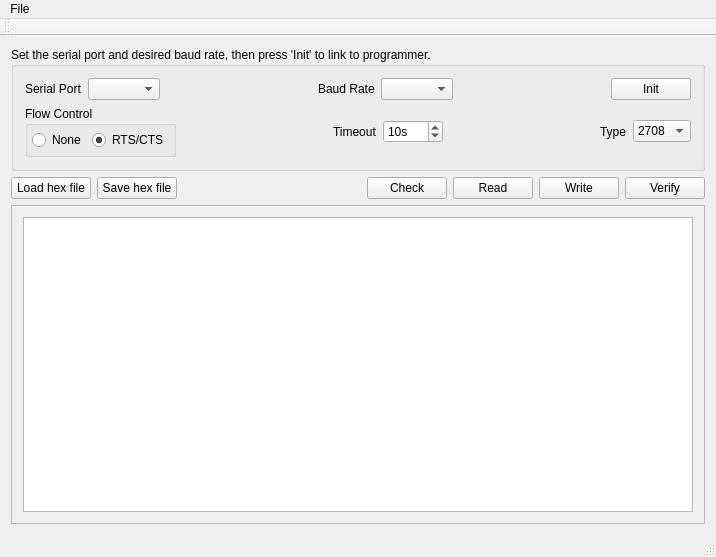
<?xml version="1.0" encoding="UTF-8"?>
<ui version="4.0">
 <class>guiMainWindowClass</class>
 <widget class="QMainWindow" name="guiMainWindowClass">
  <property name="geometry">
   <rect>
    <x>0</x>
    <y>0</y>
    <width>716</width>
    <height>557</height>
   </rect>
  </property>
  <property name="windowTitle">
   <string>8755 Programmer</string>
  </property>
  <widget class="QWidget" name="centralWidget">
   <layout class="QVBoxLayout" name="verticalLayout_3">
    <item>
     <layout class="QVBoxLayout" name="verticalLayout_2">
      <item>
       <widget class="QGroupBox" name="groupBox_2">
        <property name="title">
         <string>Set the serial port and desired baud rate, then press 'Init' to link to programmer.</string>
        </property>
        <layout class="QVBoxLayout" name="verticalLayout">
         <item>
          <layout class="QHBoxLayout" name="horizontalLayout">
           <item>
            <widget class="QLabel" name="label">
             <property name="text">
              <string>Serial Port</string>
             </property>
            </widget>
           </item>
           <item>
            <widget class="QComboBox" name="serialPort">
             <property name="toolTip">
              <string>The serial port to use.</string>
             </property>
            </widget>
           </item>
           <item>
            <spacer name="horizontalSpacer_2">
             <property name="orientation">
              <enum>Qt::Orientation::Horizontal</enum>
             </property>
             <property name="sizeHint" stdset="0">
              <size>
               <width>40</width>
               <height>20</height>
              </size>
             </property>
            </spacer>
           </item>
           <item>
            <widget class="QLabel" name="label_2">
             <property name="text">
              <string>Baud Rate</string>
             </property>
            </widget>
           </item>
           <item>
            <widget class="QComboBox" name="baudRate">
             <property name="toolTip">
              <string>The desired baud rate.</string>
             </property>
            </widget>
           </item>
           <item>
            <spacer name="horizontalSpacer">
             <property name="orientation">
              <enum>Qt::Orientation::Horizontal</enum>
             </property>
             <property name="sizeHint" stdset="0">
              <size>
               <width>40</width>
               <height>20</height>
              </size>
             </property>
            </spacer>
           </item>
           <item>
            <widget class="QPushButton" name="initButton">
             <property name="toolTip">
              <string>Initialise the serial link at the given baud rate.</string>
             </property>
             <property name="text">
              <string>Init</string>
             </property>
            </widget>
           </item>
          </layout>
         </item>
         <item>
          <layout class="QHBoxLayout" name="horizontalLayout_3">
           <item>
            <widget class="QGroupBox" name="groupBox">
             <property name="title">
              <string>Flow Control</string>
             </property>
             <layout class="QHBoxLayout" name="horizontalLayout_5">
              <property name="leftMargin">
               <number>4</number>
              </property>
              <property name="topMargin">
               <number>4</number>
              </property>
              <property name="rightMargin">
               <number>4</number>
              </property>
              <property name="bottomMargin">
               <number>4</number>
              </property>
              <item>
               <widget class="QRadioButton" name="flowNone">
                <property name="text">
                 <string>None</string>
                </property>
               </widget>
              </item>
              <item>
               <widget class="QRadioButton" name="flowRtsCts">
                <property name="text">
                 <string>RTS/CTS</string>
                </property>
                <property name="checked">
                 <bool>true</bool>
                </property>
               </widget>
              </item>
             </layout>
            </widget>
           </item>
           <item>
            <spacer name="horizontalSpacer_3">
             <property name="orientation">
              <enum>Qt::Orientation::Horizontal</enum>
             </property>
             <property name="sizeHint" stdset="0">
              <size>
               <width>40</width>
               <height>20</height>
              </size>
             </property>
            </spacer>
           </item>
           <item>
            <widget class="QLabel" name="label_3">
             <property name="text">
              <string>Timeout</string>
             </property>
            </widget>
           </item>
           <item>
            <widget class="QSpinBox" name="timeOut">
             <property name="suffix">
              <string>s</string>
             </property>
             <property name="minimum">
              <number>1</number>
             </property>
             <property name="maximum">
              <number>1000</number>
             </property>
             <property name="value">
              <number>10</number>
             </property>
            </widget>
           </item>
           <item>
            <spacer name="horizontalSpacer_5">
             <property name="orientation">
              <enum>Qt::Orientation::Horizontal</enum>
             </property>
             <property name="sizeHint" stdset="0">
              <size>
               <width>40</width>
               <height>20</height>
              </size>
             </property>
            </spacer>
           </item>
           <item>
            <widget class="QLabel" name="label_4">
             <property name="text">
              <string>Type</string>
             </property>
            </widget>
           </item>
           <item>
            <widget class="QComboBox" name="deviceType">
             <property name="toolTip">
              <string>Set the type of the EPROM</string>
             </property>
             <item>
              <property name="text">
               <string>2708</string>
              </property>
             </item>
             <item>
              <property name="text">
               <string>8755</string>
              </property>
             </item>
            </widget>
           </item>
          </layout>
         </item>
        </layout>
       </widget>
      </item>
      <item>
       <layout class="QHBoxLayout" name="horizontalLayout_4">
        <item>
         <widget class="QPushButton" name="loadHexFile">
          <property name="toolTip">
           <string>Load a hex file for write/verify.</string>
          </property>
          <property name="text">
           <string>Load hex file</string>
          </property>
         </widget>
        </item>
        <item>
         <widget class="QPushButton" name="saveHexFile">
          <property name="toolTip">
           <string>Save a hex file.</string>
          </property>
          <property name="text">
           <string>Save hex file</string>
          </property>
         </widget>
        </item>
        <item>
         <spacer name="horizontalSpacer_4">
          <property name="orientation">
           <enum>Qt::Orientation::Horizontal</enum>
          </property>
          <property name="sizeHint" stdset="0">
           <size>
            <width>40</width>
            <height>20</height>
           </size>
          </property>
         </spacer>
        </item>
        <item>
         <widget class="QPushButton" name="checkButton">
          <property name="toolTip">
           <string>Check if the DUT is erased.</string>
          </property>
          <property name="text">
           <string>Check</string>
          </property>
         </widget>
        </item>
        <item>
         <widget class="QPushButton" name="readButton">
          <property name="toolTip">
           <string>Read data from the DUT.</string>
          </property>
          <property name="text">
           <string>Read</string>
          </property>
         </widget>
        </item>
        <item>
         <widget class="QPushButton" name="writeButton">
          <property name="toolTip">
           <string>Write data to the DUT.</string>
          </property>
          <property name="text">
           <string>Write</string>
          </property>
         </widget>
        </item>
        <item>
         <widget class="QPushButton" name="verifyButton">
          <property name="toolTip">
           <string>Verify the DUT data against loaded hex file.</string>
          </property>
          <property name="text">
           <string>Verify</string>
          </property>
         </widget>
        </item>
       </layout>
      </item>
      <item>
       <widget class="QScrollArea" name="scrollArea">
        <property name="widgetResizable">
         <bool>true</bool>
        </property>
        <widget class="QWidget" name="scrollAreaWidgetContents">
         <property name="geometry">
          <rect>
           <x>0</x>
           <y>0</y>
           <width>688</width>
           <height>262</height>
          </rect>
         </property>
         <layout class="QVBoxLayout" name="verticalLayout_4">
          <item>
           <widget class="QTextEdit" name="textEdit"/>
          </item>
         </layout>
        </widget>
       </widget>
      </item>
     </layout>
    </item>
   </layout>
  </widget>
  <widget class="QMenuBar" name="menuBar">
   <property name="geometry">
    <rect>
     <x>0</x>
     <y>0</y>
     <width>716</width>
     <height>24</height>
    </rect>
   </property>
   <widget class="QMenu" name="menuFile">
    <property name="title">
     <string>File</string>
    </property>
    <addaction name="separator"/>
    <addaction name="actionOpen_HEX_file"/>
    <addaction name="actionSave_HEX_file"/>
    <addaction name="actionQuit"/>
   </widget>
   <addaction name="menuFile"/>
  </widget>
  <widget class="QToolBar" name="mainToolBar">
   <property name="windowTitle">
    <string>8755 Programmer</string>
   </property>
   <attribute name="toolBarArea">
    <enum>TopToolBarArea</enum>
   </attribute>
   <attribute name="toolBarBreak">
    <bool>false</bool>
   </attribute>
  </widget>
  <widget class="QStatusBar" name="statusBar"/>
  <action name="actionOpen_HEX_file">
   <property name="text">
    <string>Load HEX file...</string>
   </property>
  </action>
  <action name="actionSave_HEX_file">
   <property name="text">
    <string>Save HEX file...</string>
   </property>
  </action>
  <action name="actionQuit">
   <property name="text">
    <string>Quit</string>
   </property>
  </action>
 </widget>
 <layoutdefault spacing="6" margin="11"/>
 <tabstops>
  <tabstop>readButton</tabstop>
  <tabstop>checkButton</tabstop>
  <tabstop>writeButton</tabstop>
  <tabstop>textEdit</tabstop>
  <tabstop>serialPort</tabstop>
  <tabstop>timeOut</tabstop>
  <tabstop>scrollArea</tabstop>
 </tabstops>
 <resources/>
 <connections/>
 <slots>
  <slot>openHexFileSlot(bool)</slot>
  <slot>saveHexFileSlot()</slot>
 </slots>
</ui>
